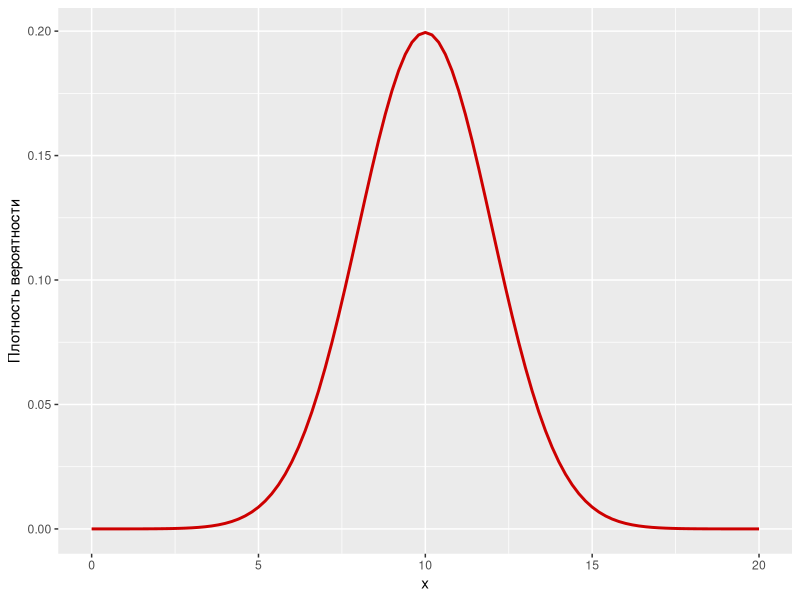
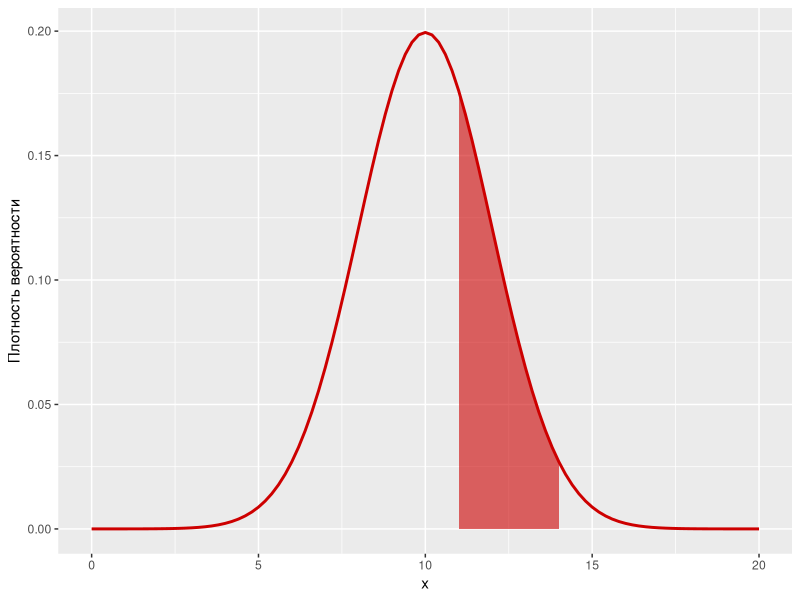
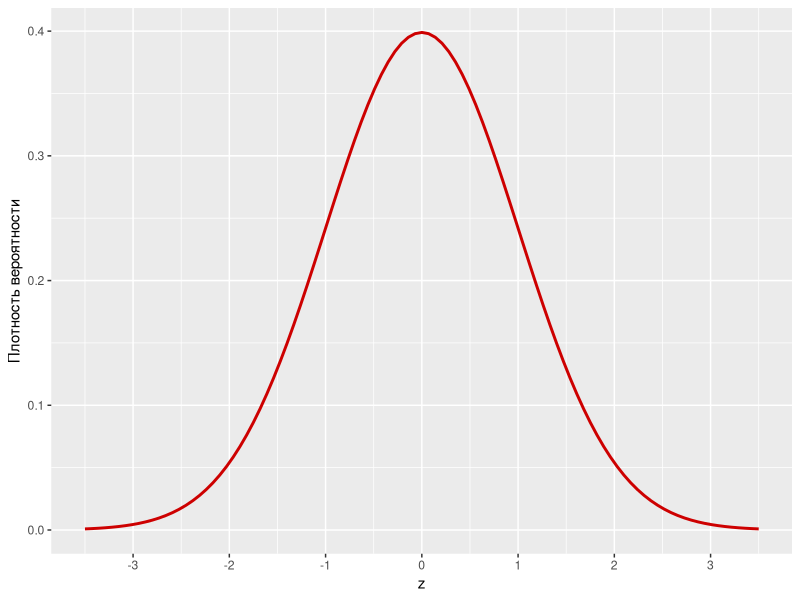
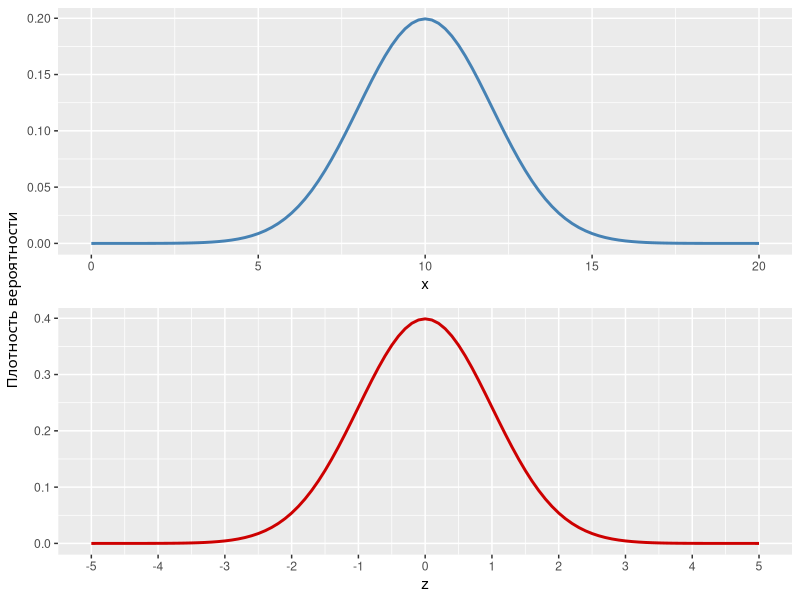
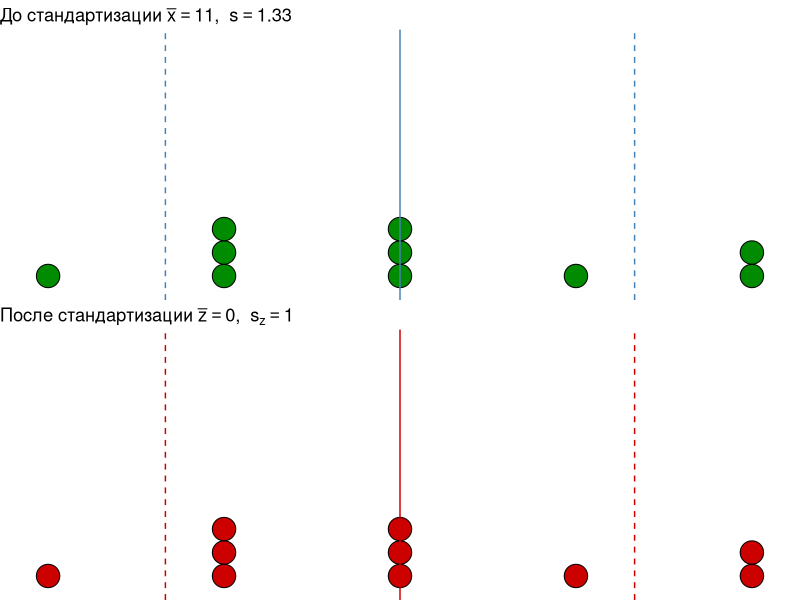
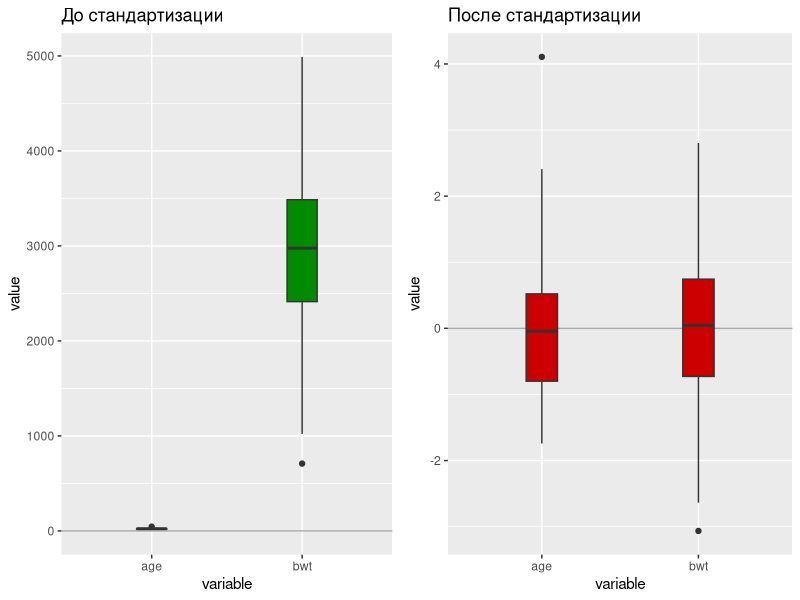
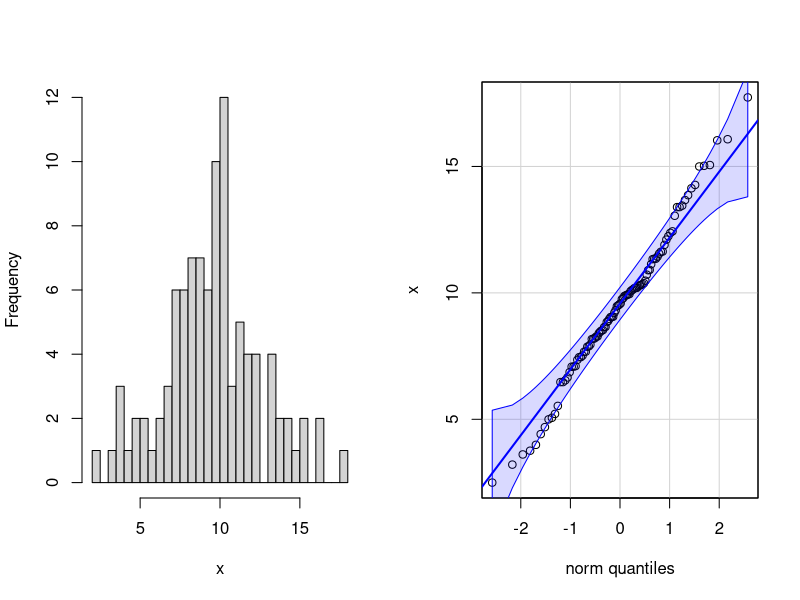
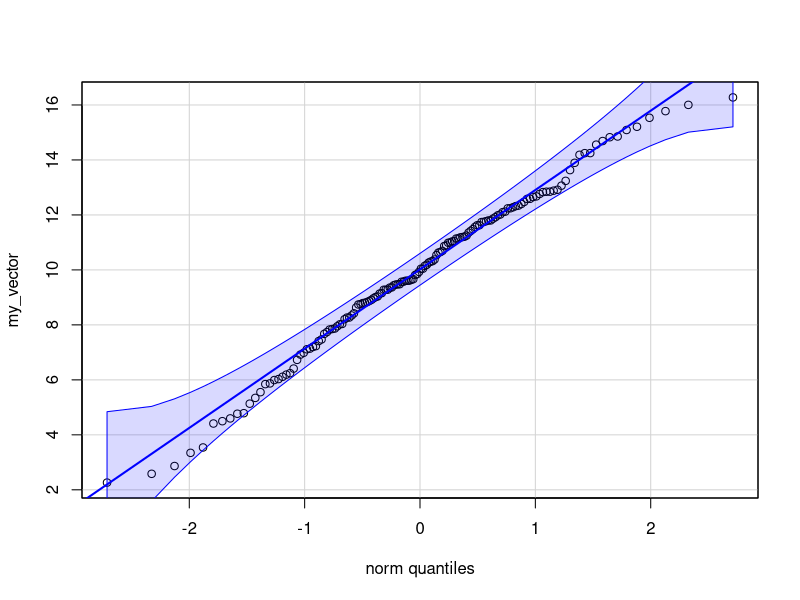

Write R code to recreate these figures, in order.
## ---- chunk 1
# output options
options(width = 70, scipen = 6, digits = 3)
library(knitr)
library(ggplot2)
library(gridExtra)
# chunk default options
opts_chunk$set(tidy = FALSE, fig.width = 7, fig.height = 3, warning = FALSE, message = FALSE)
## ---- chunk 2
library(cowplot)
library(ggplot2)
theme_set(theme_grey())
ND_curve <- ggplot(data = data.frame(x = 0:20), aes(x = x)) +
  stat_function(fun = dnorm, args = list(mean = 10, sd = 2), 
                colour = 'red3', size = 1) +
  labs(y = 'Плотность вероятности')
ND_curve
## ---- chunk 3
ND_curve + 
    stat_function(geom = 'area', fun = dnorm, args = list(mean = 10, sd = 2), 
                  xlim = c(11, 14), alpha = 0.6, fill = 'red3')
## ---- chunk 4
ggplot(data = data.frame(x = -3.5:3.5), aes(x = x)) +
  stat_function(fun = dnorm, args = list(mean = 0, sd = 1), 
                colour = 'red3', size = 1) +
  scale_x_continuous(breaks = -3:3) +
  labs(x = 'z', y = 'Плотность вероятности')
## ---- chunk 5
gg_sample <- ggplot(data = data.frame(x = 0:20), aes(x = x)) +
  stat_function(fun = dnorm, args = list(mean = 10, sd = 2), 
                colour = 'steelblue', size = 1) +
    labs(y = ' ')

gg_z <- ggplot(data = data.frame(x = -5:5), aes(x = x)) +
  stat_function(fun = dnorm, args = list(mean = 0, sd = 1), 
                colour = 'red3', size = 1) +
  scale_x_continuous(breaks = -5:5) +
  labs(x = 'z', y = ' ')

gg_sample_z <- plot_grid(gg_sample, gg_z, ncol = 1, align = 'v')
ggdraw(gg_sample_z) + draw_label('Плотность вероятности', angle = 90, x = 0.015, y = 0.5, size = 11, fontfamily = 'GT Eesti Pro Display')
## ---- chunk 6
set.seed(4122113)

Xi <- round(rnorm(n = 10, mean = 10, sd = 2), 0)
Mu <- mean(Xi)
Sd <- sd(Xi)
Zi <- (Xi - Mu) / Sd
Z <- data.frame(Xi, Zi)

lab_sample <- substitute(paste('До стандартизации', ~bar(x)==Mu, ',  ', s==Sd),
                         list(Mu = format(Mu, digits = 1, nsmall = 0), 
                              Sd = format(Sd, digits = 1, nsmall = 2)))
lab_z <- expression(paste('После стандартизации', ~bar(z)==0, ',  ', s[z]==1))

gg_sample <- ggplot(data = Z, aes(x = Xi)) + 
  geom_dotplot(fill = 'green4') +
  scale_x_continuous(breaks = seq(0, 20, 1)) +
  geom_vline(xintercept = mean(Xi), 
             colour = 'steelblue') +
  geom_vline(xintercept = mean(Xi) + sd(Xi) * c(-1, 1), 
             colour = 'steelblue', linetype = 'dashed') + 
  labs(title = lab_sample, x = 'x')
  

gg_z <- ggplot(data = Z, aes(x = Zi)) + 
  geom_dotplot(fill = 'red3') +
  geom_vline(xintercept = mean(Zi), 
             colour = 'red3') +
  geom_vline(xintercept = mean(Zi) + sd(Zi) * c(-1, 1), 
             colour = 'red3', linetype = 'dashed') +
    labs(title = lab_z, x = 'z')

plot_grid(gg_sample + theme_void(),
          gg_z + theme_void(), 
          ncol = 1)
## ---- chunk 7
library(dplyr)
library(tidyr)
data('birthwt', package = 'MASS')
gg_unscaled <- birthwt %>% 
  dplyr::select(age, bwt) %>% 
  gather(variable, value) %>% 
  ggplot(aes(x = variable, y = value)) + 
  geom_hline(yintercept = 0, colour = 'darkgrey') +
  geom_boxplot(fill = 'green4', width = 0.2) +
  labs(title = 'До стандартизации')

gg_scaled <- birthwt %>% 
  dplyr::select(age, bwt) %>% 
  scale() %>% data.frame() %>% 
  gather(variable, value) %>%
  ggplot(aes(x = variable, y = value)) + 
  geom_hline(yintercept = 0, colour = 'darkgrey') +
  geom_boxplot(fill = 'red3', width = 0.2) +
  labs(title = 'После стандартизации')

plot_grid(gg_unscaled, gg_scaled, ncol = 2)
## ---- chunk 8
library(car)
set.seed(9109)
x <- rnorm(n = 100, mean = 10, sd = 3)
par(mfrow = c(1, 2))
hist(x, nclass = 30, main = "")
qqPlot(x, id = FALSE)
par(mfrow = c(1, 1))
## ---- chunk 9
set.seed(9128)
my_vector <- rnorm(n = 150, mean = 10, sd = 3)
library(car)
qqPlot(my_vector, id = FALSE) # квантильный график
## ---- chunk 10
library(car)
set.seed(3287447)
x <-c(rnorm(n = 75, mean = 10, sd = 4), rnorm(n = 75, mean = 30, sd = 6))
par(mfrow = c(1, 2))
hist(x, nclass = 30, main = '')
qqPlot(x, id = FALSE)
par(mfrow = c(1, 1))
## ---- chunk 11
set.seed(8921)
x <- rpois(n = 100, lambda = 4)
par(mfrow = c(1, 2))
hist(x , nclass = 30, main = '')
qqPlot(x, id = FALSE)
par(mfrow = c(1, 1))
## ---- chunk 12
set.seed(49199158)
x <- rt(n = 150, df = 6)
par(mfrow = c(1, 2))
hist(x , nclass = 30, main = '')
qqPlot(x, id = FALSE)
par(mfrow = c(1, 1))
## ---- chunk 13
set.seed(1298)
x <- rchisq(n = 150, df = 1)
par(mfrow = c(1, 2))
hist(x, nclass = 30, main = '')
qqPlot(x, id = FALSE)
par(mfrow = c(1, 1))
## ---- chunk 14
mu <- 0; sig <- 1; X1 <- -2; X2 <- 2
dfr <- data.frame(z = seq(-4, 4, length.out = 1000))

gg_part <- ggplot(dfr, aes(x = z)) +
  scale_x_continuous(name = 'z', breaks = -3:3) +
  labs(y = 'Плотность вероятности') +
  geom_vline(xintercept = c(-0.5, 1.25), linetype = 'dashed', colour = 'red') +
  stat_function(geom = 'area', fun = dnorm, args = list(mean = mu, sd = sig), 
                size = 1, fill = 'red3', alpha = 0.5, xlim = c(-0.5, 1.25)) +
  stat_function(geom = 'line', fun = dnorm, args = list(mean = mu, sd = sig), 
                size = 1, colour = 'red3')

gg_part +
annotate(geom = 'text', parse = TRUE,
           x = mu, y = 0.15, 
           label = "P")
## ---- chunk 15
mu <- 0; sig <- 1; X1 <- -1.5; X2 <- 1.5
dfr <- data.frame(z = seq(-4, 4, length.out = 1000))

gg_all <- ggplot(dfr, aes(x = z)) +
  scale_x_continuous(name = 'z', breaks = -3:3) +
  labs(y = 'Плотность вероятности') + 
  stat_function(geom = 'area', fun = dnorm, args = list(mean = mu, sd = sig), 
                size = 1, fill = 'red3', alpha = 0.5) +
  stat_function(geom = 'line', fun = dnorm, args = list(mean = mu, sd = sig), 
                size = 1, colour = 'red3')

gg_all +
annotate(geom = 'text', parse = TRUE,
           x = mu, y = 0.15, 
           label = "P[group('(',list(-infinity, infinity),')')] == 1")
## ---- chunk 16
gg_X1 <- ggplot(dfr, aes(x = z)) +
  scale_x_continuous(name = 'z', breaks = -3:3) +
  labs(y = 'Плотность вероятности') + 
    stat_function(geom = 'line', fun = dnorm, args = list(mean = mu, sd = sig), 
                  size = 1, colour = 'red3') +
  geom_vline(xintercept = X1, linetype = 'dashed', colour = 'red') +
  annotate('point', x = X1, y = dnorm(X1, mean = mu, sd = sig), 
           colour = 'red3', fill = 'lightblue', shape = 21, size = 3) +
    annotate(geom = 'text', parse = TRUE, 
             x = X1, y = dnorm(X1, mean = mu, sd = sig), 
             label = paste0("P[(x == ", X1, ")] == 0"), 
             hjust = 1.1)
gg_X1


## ---- chunk 17
gg_less_X2 <- ggplot(data = dfr, aes(x = z)) +
  geom_vline(xintercept = X2, linetype = 'dashed', colour = 'red') +
  scale_x_continuous(name = 'z', breaks = -3:3) +
  stat_function(fun = dnorm, args = list(mean = mu, sd = sig), 
                colour = 'red3', size = 1) +
  labs(x = 'Значение', y = 'Плотность вероятности') +
  stat_function(geom = 'area', fun = dnorm, args = list(mean = mu, sd = sig), 
                xlim = c(min(dfr$z), X2), alpha = 0.6, fill = 'red3')

gg_less_X2 +
    annotate(geom = 'text', parse = TRUE, 
           x = X2, y = dnorm(X2, mean = mu, sd = sig), 
           label = paste0("P[(x <= ", X2, ")]"), 
           hjust = 1.1)
## ---- chunk 18
gg_greater_X2 <- ggplot(data = dfr, aes(x = z)) +
  geom_vline(xintercept = X2, linetype = 'dashed', colour = 'red') +
  scale_x_continuous(name = 'z', breaks = -3:3) +
  stat_function(fun = dnorm, args = list(mean = mu, sd = sig), 
                colour = 'red3', size = 1) +
  labs(x = 'Значение', y = 'Плотность вероятности') +
  stat_function(geom = 'area', fun = dnorm, args = list(mean = mu, sd = sig), 
                xlim = c(X2, max(dfr$z)), alpha = 0.6, fill = 'red3')

gg_greater <- plot_grid(gg_greater_X2 + theme_void(), 
          gg_all + theme_void(), 
          gg_less_X2 + theme_void(), 
          nrow = 1)

gg_greater <- ggdraw(gg_greater) + 
  draw_label(label = '=', size = 20, x = 0.33, y = 0.5) +
  draw_label(label = '–', size = 20, x = 0.66, y = 0.5)

gg_between_X1X2 <- ggplot(data = dfr, aes(x = z)) +
  geom_vline(xintercept = X1, linetype = 'dashed', colour = 'red') +
  geom_vline(xintercept = X2, linetype = 'dashed', colour = 'red') +
  scale_x_continuous(name = 'z', breaks = -3:3) +
  stat_function(fun = dnorm, args = list(mean = mu, sd = sig), 
                colour = 'red3', size = 1) +
  labs(x = 'Значение', y = 'Плотность вероятности') +
  stat_function(geom = 'area', fun = dnorm, args = list(mean = mu, sd = sig), 
                xlim = c(X1, X2), alpha = 0.6, fill = 'red3')
gg_less_X1 <- ggplot(data = dfr, aes(x = z)) +
  geom_vline(xintercept = X1, linetype = 'dashed', colour = 'red') +
  scale_x_continuous(name = 'z', breaks = -3:3) +
  stat_function(fun = dnorm, args = list(mean = mu, sd = sig), 
                colour = 'red3', size = 1) +
  labs(x = 'Значение', y = 'Плотность вероятности') +
  stat_function(geom = 'area', fun = dnorm, args = list(mean = mu, sd = sig), 
                xlim = c(min(dfr$z), X1), alpha = 0.6, fill = 'red3')

gg_between <- plot_grid(gg_between_X1X2 + theme_void(),
                        gg_less_X2 + theme_void(), 
                        gg_less_X1 + theme_void(), 
                        nrow = 1)

gg_between <- ggdraw(gg_between) + 
  draw_label(label = '=', size = 20, x = 0.33, y = 0.5) +
  draw_label(label = '–', size = 20, x = 0.66, y = 0.5)

plot_grid(gg_greater, gg_between, nrow = 2)
## ---- chunk 19
Z_1 <- (3 - 5) / 1.5
pnorm(q = Z_1)
# или то же самое
pnorm(q = 3, mean = 5, sd = 1.5)
## ---- chunk 20
mu <- 5; sig <- 1.5; X1 <- 3; X2 <- 6
dfr <- data.frame(x = seq(0, 10, length.out = 1000))
dfr$y <- dnorm(dfr$x, mean = mu, sd = sig)
dfr$y[!(dfr$x < X1)] <- NA

ggplot(dfr, aes(x = x)) +
  stat_function(fun = dnorm, args = list(mean = mu, sd = sig), size = 2, geom = "line", colour = "steelblue") +
  scale_x_continuous(name = "Диаметр", breaks = 1:9,
                     sec.axis = sec_axis(~(. - mu)/sig, name = "Z-оценка", breaks = -4:4)) +
  labs(y = "Плотность вероятности") +
  geom_area(aes(x = x, y = y), fill = "steelblue", alpha = 0.5) +
  geom_vline(xintercept = X1, colour = "red3", linetype = "dashed")
## ---- chunk 21
1 - pnorm(q = 6, mean = 5, sd = 1.5)
## ---- chunk 22
dfr <- data.frame(x = seq(0, 10, length.out = 1000))
dfr$y <- dnorm(dfr$x, mean = mu, sd = sig)
dfr$y[!(dfr$x > X2)] <- NA
ggplot(dfr, aes(x = x)) +
  stat_function(fun = dnorm, args = list(mean = mu, sd = sig), size = 2, geom = "line", colour = "steelblue") +
  scale_x_continuous(name = "Диаметр", breaks = 1:8,
                     sec.axis = sec_axis(~(. - mu)/sig, name = "Z-оценка", breaks = -4:4)) +
  labs(y = "Плотность вероятности") +
  geom_area(aes(x = x, y = y), fill = "steelblue", alpha = 0.5) +
  geom_vline(xintercept = X2, colour = "red3", linetype = "dashed")
## ---- chunk 23
pnorm(q = 6, mean = 5, sd = 1.5) - 
  pnorm(q = 3, mean = 5, sd = 1.5)
## ---- chunk 24
dfr <- data.frame(x = seq(0, 10, length.out = 1000))
dfr$y <- dnorm(dfr$x, mean = mu, sd = sig)
dfr$y[!(dfr$x > X1 & dfr$x < X2)] <- NA
ggplot(dfr, aes(x = x)) +
  stat_function(fun = dnorm, args = list(mean = mu, sd = sig), size = 2, geom = "line", colour = "steelblue") +
  scale_x_continuous(name = "Диаметр", breaks = 1:9,
                     sec.axis = sec_axis(~(. - mu)/sig, name = "Z-оценка", breaks = -4:4)) +
  labs(y = "Плотность вероятности") +
  geom_area(aes(x = x, y = y), fill = "steelblue", alpha = 0.5) +
  geom_vline(xintercept = X1, colour = "red3", linetype = "dashed") +
  geom_vline(xintercept = X2, colour = "red3", linetype = "dashed")
## ---- chunk 25
Z_short <- (160 - 174.7) / 6.65
pnorm(q = Z_short)
# или то же самое
pnorm(q = 160, mean = 174.7, sd = 6.65)
## ---- chunk 26
mu <- 174.7; sig <- 6.65; X1 <- 160; X2 <- 190
dfr <- data.frame(x = seq(150, 200, length.out = 1000))
dfr$y <- dnorm(dfr$x, mean = mu, sd = sig)
dfr$y[!(dfr$x < X1)] <- NA
ggplot(dfr, aes(x = x)) +
  stat_function(fun = dnorm, args = list(mean = mu, sd = sig), size = 2, geom = "line", colour = "steelblue") +
  scale_x_continuous(name = "Рост",
                     sec.axis = sec_axis(~(. - mu)/sig, name = "Z-оценка", breaks = -4:4)) +
  labs(y = "Плотность вероятности") +
  geom_area(aes(x = x, y = y), fill = "steelblue", alpha = 0.5) +
  geom_vline(xintercept = X1, colour = "red3", linetype = "dashed")
## ---- chunk 27
1 - pnorm(q = 190, mean = 174.7, sd = 6.65)
## ---- chunk 28
dfr$y <- dnorm(dfr$x, mean = mu, sd = sig)
dfr$y[!(dfr$x > X2)] <- NA
ggplot(dfr, aes(x = x)) +
  stat_function(fun = dnorm, args = list(mean = mu, sd = sig), size = 2, geom = "line", colour = "steelblue") +
  scale_x_continuous(name = "Рост",
                     sec.axis = sec_axis(~(. - mu)/sig, name = "Z-оценка", breaks = -4:4)) +
  labs(y = "Плотность вероятности") +
  geom_area(aes(x = x, y = y), fill = "steelblue", alpha = 0.5) +
  geom_vline(xintercept = X2, colour = "red3", linetype = "dashed")
## ---- chunk 29
(1 - pnorm(q = 190, mean = 174.7, sd = 6.65)) + 
  pnorm(q = 160, mean = 174.7, sd = 6.65)
## ---- chunk 30
dfr$y1 <- dnorm(dfr$x, mean = mu, sd = sig)
dfr$y1[!(dfr$x < X1)] <- NA
dfr$y2 <- dnorm(dfr$x, mean = mu, sd = sig)
dfr$y2[!(dfr$x > X2)] <- NA

ggplot(dfr, aes(x = x)) +
  stat_function(fun = dnorm, args = list(mean = mu, sd = sig), size = 2, geom = "line", colour = "steelblue") +
  scale_x_continuous(name = "Рост",
                     sec.axis = sec_axis(~(. - mu)/sig, name = "Z-оценка", breaks = -4:4)) +
  labs(y = "Плотность вероятности") +
  geom_area(aes(x = x, y = y1), fill = "steelblue", alpha = 0.5) +
  geom_area(aes(x = x, y = y2), fill = "steelblue", alpha = 0.5) +
  geom_vline(xintercept = X1, colour = "red3", linetype = "dashed") +
  geom_vline(xintercept = X2, colour = "red3", linetype = "dashed")
## ---- chunk 31
pnorm(q = 190, mean = 162.2, sd = 6.0) - 
  pnorm(q = 160, mean = 162.2, sd = 6.0)
